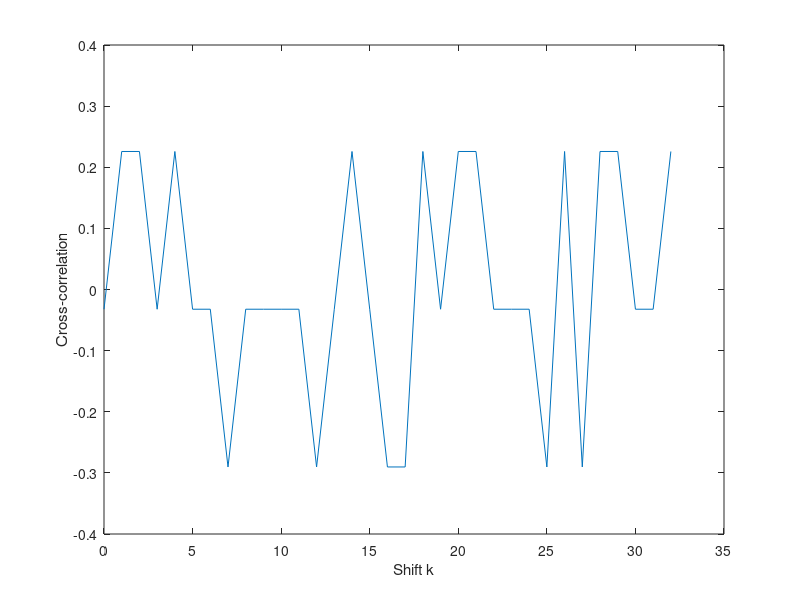
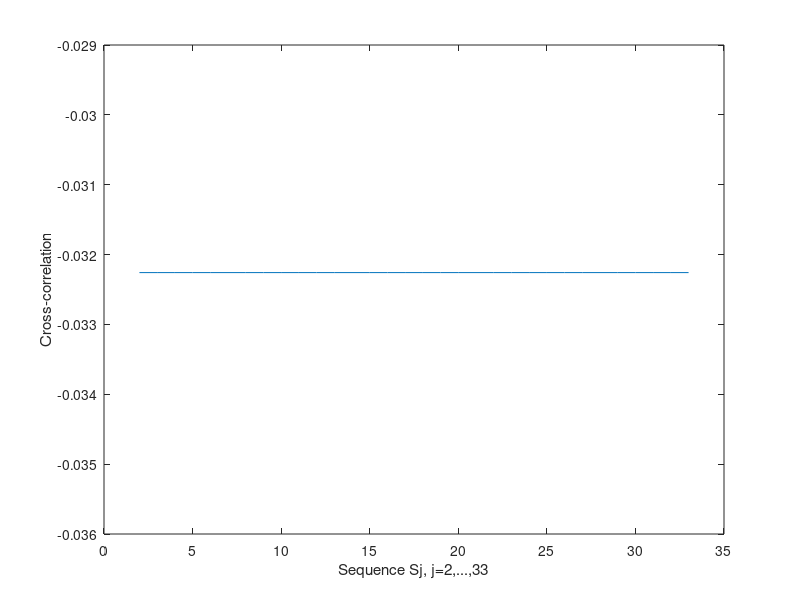
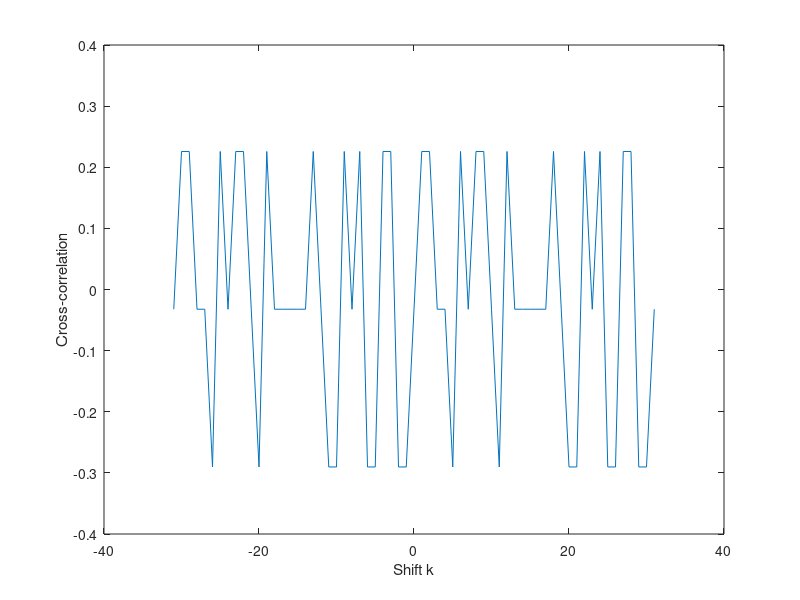

The MATLAB source for these figures, in order:
% Gold code
r = 5;       % Number of flip-flops
N = 2 ^ r-1; % Length of PN sequence
% The coefficients of primitive polynomial of degree represented as 45_oct
% Initial state of LFSR
s4 = 0;
s3 = 0;
s2 = 0;
s1 = 0;
s0 = 1;

% States of LFSR
states = [];
for i = 1:N
    states = [states; s4(i) s3(i) s2(i) s1(i) s0(i)];
    s4(i+1) = s0(i);
    s3(i+1) = s4(i);
    s2(i+1) = s3(i);
    s1(i+1) = xor(s2(i),s0(i));
    s0(i+1) = s1(i);
end

% PN sequence
b = s0(1:N);
b1 = zeros(size(b));
q = 3;
b1(1) = b(1);
i = 1;
while i<N
    ind = mod(i*q,N);
    b1(i+1) = b(ind+1);
    i = i + 1;
end

% Mapping
ind_0 = find(b==0);
ind_1 = find(b==1);
a(ind_0) = 1;
a(ind_1) = -1;
% a1 = zeros(size(b1));  % array a1
ind1_0 = find(b1==0);
ind1_1 = find(b1==1);
a1(ind1_0) = 1;
a1(ind1_1) = -1;

%Cross-correlation
cc = [];
for k = 0:N+1
    a1_shift = circshift(a1,k);
    cc_1 = sum(a.*a1_shift)/N;
    cc = [cc cc_1];
end

figure('Name','Q3 Result','NumberTitle','off');
k = 0:N+1;
plot(k,cc);
xlabel('Shift k');
ylabel('Cross-correlation');

% Generate b2 of m-sequence
s4_75 = 0;
s3_75 = 0;
s2_75 = 0;
s1_75 = 0;
s0_75 = 1;
states_75 = [];
for j = 1:N
    states_75 = [states_75; s4_75(j) s3_75(j) s2_75(j) s1_75(j) s0_75(j)];
    s4_75(j+1) = s0_75(j);
    s3_75(j+1) = xor(s4_75(j),s0_75(j));
    s2_75(j+1) = xor(s3_75(j),s0_75(j));
    s1_75(j+1) = xor(s2_75(j),s0_75(j));
    s0_75(j+1) = s1_75(j);
end

b2 = s0_75(1:N);

% Code book
cb = [];
for d = 0:N-1
    b1_delay = circshift(b1,d);
    cbs = xor(b,b1_delay);
    cb = [cb; cbs];
end
codebook = [b ; b1 ; cb];

% Code book mapping
ind_cd_0 = find(codebook == 0);
ind_cd_1 = find(codebook == 1);
codebook_m(ind_cd_0) = 1;
codebook_m(ind_cd_1) = -1;
codebook_m1 = reshape(codebook_m,N+2,N);

% Full-period cross-correlation of base sequence S1
% with the remaining 32 sequences.
S1 = codebook_m1(1,:);
all_cc = [];
for m = 2:N+2
    cc_2 = sum(S1.*codebook_m1(m,:))/N;
    all_cc = [all_cc cc_2]
end

figure('Name','Q6 Result','NumberTitle','off');
m = 2:N+2
plot(m,all_cc);
xlabel('Sequence Sj, j=2,...,33');
ylabel('Cross-correlation');

% l=4. The (l+2)th sequence and the (l+19)th sequence
cc_l4 = [];
for n = -31:31
    S23_shift = circshift(codebook_m1(23,:),n);
    cc_3 = sum(codebook_m1(6,:).*S23_shift)/N;
    cc_l4 = [cc_l4 cc_3];
end

figure('Name','Q7 Result','NumberTitle','off');
n = -31:31;
plot(n,cc_l4);
xlabel('Shift k');
ylabel('Cross-correlation');